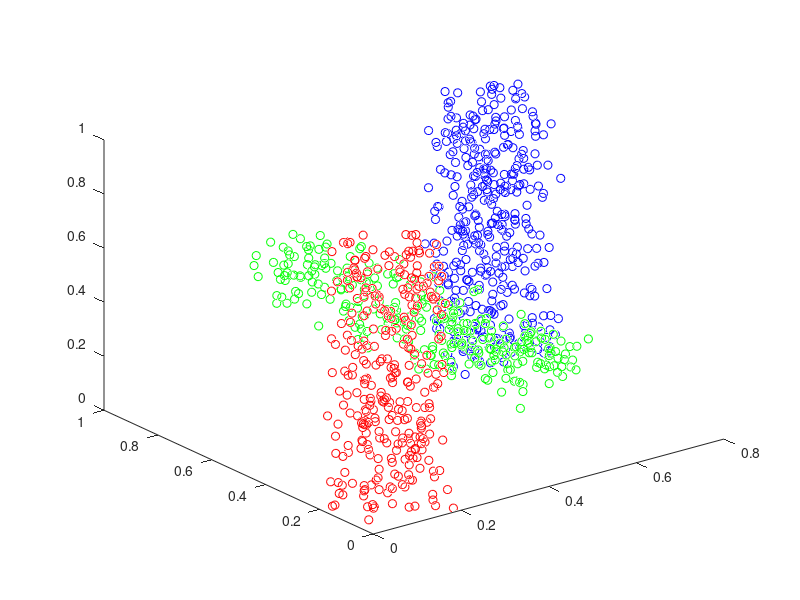
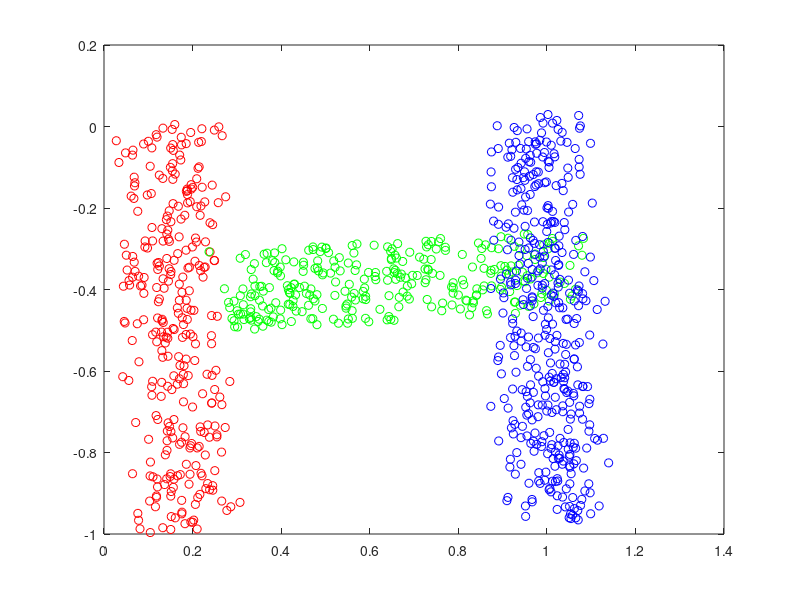

Write MATLAB code to recreate these figures, in order.
input_data = rand(1000,3);
pack_1 = 1:300;
pack_2 = 301:600;
pack_3 = 601:1000;

input_data(pack_1,1) = rand(size(pack_1))*0.2;
input_data(pack_1,2) = rand(size(pack_1))*0.2;
input_data(pack_1,3) = rand(size(pack_1));

input_data(pack_2,1) = rand(size(pack_2))*0.2 + 0.3;
input_data(pack_2,2) = rand(size(pack_2));
input_data(pack_2,3) = rand(size(pack_2))*0.2 + 0.3;

input_data(pack_3,1) = rand(size(pack_3))*0.2 + 0.6;
input_data(pack_3,2) = rand(size(pack_3))*0.2 + 0.6;
input_data(pack_3,3) = rand(size(pack_3));

%% Visualize Input Data
figure(1);
hold off;
plot3(input_data(pack_1,1), input_data(pack_1,2), input_data(pack_1,3), 'ro');
hold on;
plot3(input_data(pack_2,1), input_data(pack_2,2), input_data(pack_2,3), 'go');
plot3(input_data(pack_3,1), input_data(pack_3,2), input_data(pack_3,3), 'bo');


%% Function PCA, input_data, out_dim
% Use this to switch methods
use_svd_method=1;

out_dim = 2;
[count in_dim] = size(input_data);

% SVD
if (use_svd_method)
    sub_input_data = (input_data - repmat(mean(input_data),count,1))/sqrt(count-1);
    [U,S,V] = svd(sub_input_data);
    % First out_dim columns as PCA bases
    pcaV = V(:,1:out_dim);
    output_data = input_data * pcaV;
else
    % EIG
    mean_input_data = mean(input_data);
    sub_input_data = input_data - repmat(mean_input_data, count,1);
    mean_mat = sub_input_data' * sub_input_data ./ (count - 1);
    cov_mat = mean_mat;
    [V D] = eig(cov_mat);
    % Last out_dim columns as PCA bases
    pcaV = V(:,in_dim - out_dim + 1: in_dim);
    output_data = input_data * pcaV;
end

%% End Function PCA

%% Visualize Output Data
figure(2);
hold off;
plot(output_data(pack_1,1), output_data(pack_1,2), 'ro');
hold on;
plot(output_data(pack_2,1), output_data(pack_2,2), 'go');
plot(output_data(pack_3,1), output_data(pack_3,2), 'bo');


